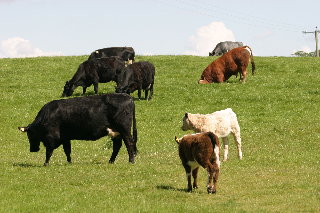
#> input picture datasets/msrc_data/1_11_s.bmp, 320 x 213 px
$ python -i image_processing.py   (imports and definitions only)
#> lines starting #> are read from the running program, lines starting #| are printed output that depends on the picture
#!/usr/bin/env python3
import matplotlib.pyplot as plt


# [53 lines left out: functions normalized_cut, sift_descriptor, not called in this run]


def sobel_filter(image_path):
#> called with image_path = '../datasets/msrc_data/1_11_s.bmp'
    import cv2 as cv

    image = cv.imread(image_path)
#> image is the input picture: shape (213, 320, 3); mean B, G, R 103.2, 152.7, 150.2
    gray = cv.cvtColor(image, cv.COLOR_BGR2GRAY)
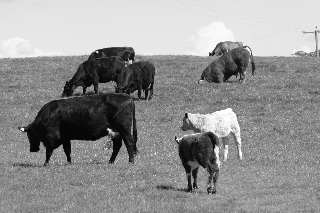
#> gray: shape (213, 320); min 4, max 255, mean 146.3
    img_sobelx = cv.Sobel(gray, cv.CV_8U, 1, 0, ksize=3)
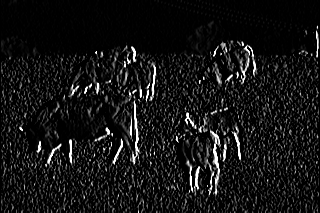
#> img_sobelx: shape (213, 320); min 0, max 255, mean 20.5
    img_sobely = cv.Sobel(gray, cv.CV_8U, 0, 1, ksize=3)
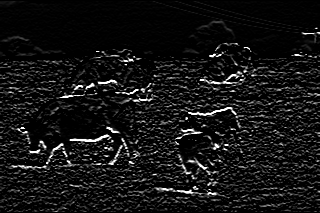
#> img_sobely: shape (213, 320); min 0, max 255, mean 20
    return img_sobelx, img_sobely

>>> result = sobel_filter('../datasets/msrc_data/1_11_s.bmp')

$ run again, on datasets/msrc_data/1_18_s.bmp
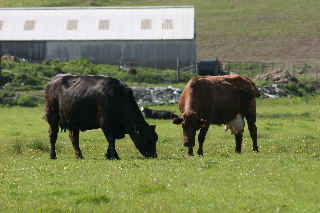
#> input picture datasets/msrc_data/1_18_s.bmp, 320 x 213 px
#> in sobel_filter, image is the input picture: shape (213, 320, 3); mean B, G, R 86.6, 126.7, 120.5
#> in sobel_filter, `gray = cv.cvtColor(image, cv.COLOR_BGR2GRAY)`:
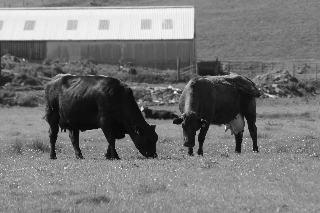
#> gray: shape (213, 320); min 8, max 254, mean 120.3
#> in sobel_filter, `img_sobely = cv.Sobel(gray, cv.CV_8U, 0, 1, ksize=3)`:
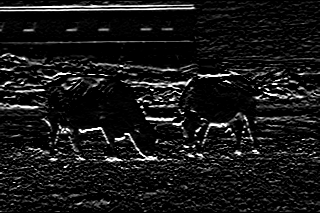
#> img_sobely: shape (213, 320); min 0, max 255, mean 23.6

$ run again, on datasets/msrc_data/1_1_s.bmp
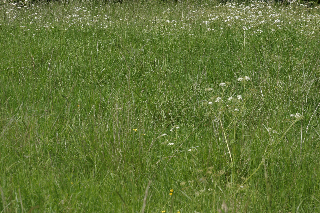
#> input picture datasets/msrc_data/1_1_s.bmp, 320 x 213 px
#> in sobel_filter, image is the input picture: shape (213, 320, 3); mean B, G, R 53.1, 116.3, 97.6
#> in sobel_filter, `img_sobelx = cv.Sobel(gray, cv.CV_8U, 1, 0, ksize=3)`:
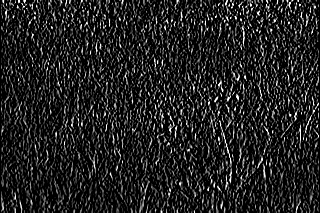
#> img_sobelx: shape (213, 320); min 0, max 255, mean 34
#> in sobel_filter, `img_sobely = cv.Sobel(gray, cv.CV_8U, 0, 1, ksize=3)`:
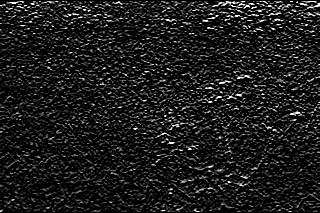
#> img_sobely: shape (213, 320); min 0, max 255, mean 28.1

$ run again, on datasets/msrc_data/1_23_s.bmp
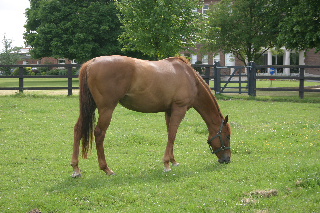
#> input picture datasets/msrc_data/1_23_s.bmp, 320 x 213 px
#> in sobel_filter, image is the input picture: shape (213, 320, 3); mean B, G, R 78.3, 128.6, 114.5
#> in sobel_filter, `gray = cv.cvtColor(image, cv.COLOR_BGR2GRAY)`:
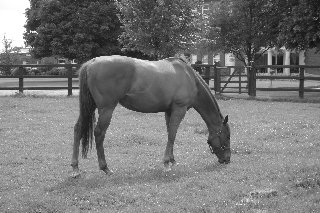
#> gray: shape (213, 320); min 17, max 255, mean 118.6
#> in sobel_filter, `img_sobely = cv.Sobel(gray, cv.CV_8U, 0, 1, ksize=3)`:
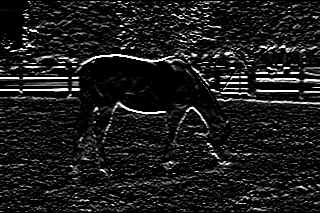
#> img_sobely: shape (213, 320); min 0, max 255, mean 27.6
